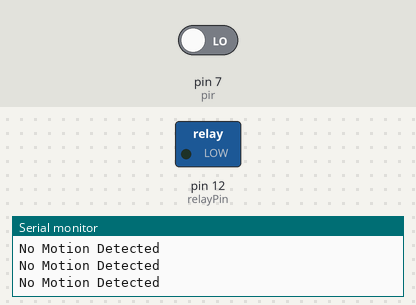
Simulated run of this sketch. Board: Arduino Uno, built with avr-gcc and run on an emulated ATmega328P. Shown: switched loads named in the sketch (green lamp = pin HIGH), the last lines printed to the serial monitor. The test bench sets the inputs (shaded band); at power-on: pin 7 (pir) LOW.

Above: at 1.2 s.
1.3 s: pin 7 (pir) driven HIGH
At 1.9 s:
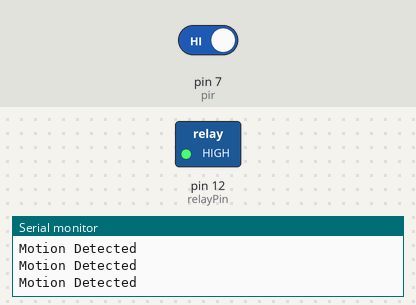
2.8 s: pin 7 (pir) driven LOW
At 3.2 s:
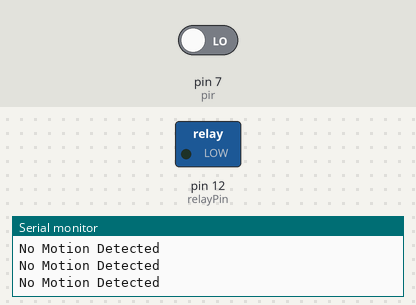
Timing chart, 0 to 5.8 s (numbered marks = the images above; inputs shaded):
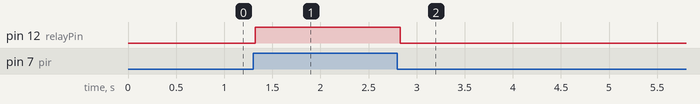

The sketch:

Smart_Motion_Light.ino
```cpp
int relayPin = 12;
int pir = 7;

void setup()
{
  	Serial.begin(9600);
 	pinMode(relayPin,OUTPUT);
  	pinMode(pir, INPUT);
}

void loop()
{

  if(digitalRead(pir)==HIGH){
    Serial.println("Motion Detected");
    digitalWrite(relayPin,HIGH);
  }
  else{
    Serial.println("No Motion Detected");
    digitalWrite(relayPin,LOW);
  }
}
```

Measured:
- after the input at 1.3 s, pin 12 (relayPin): LOW → HIGH at once
- after the input at 2.8 s, pin 12 (relayPin): HIGH → LOW at once
